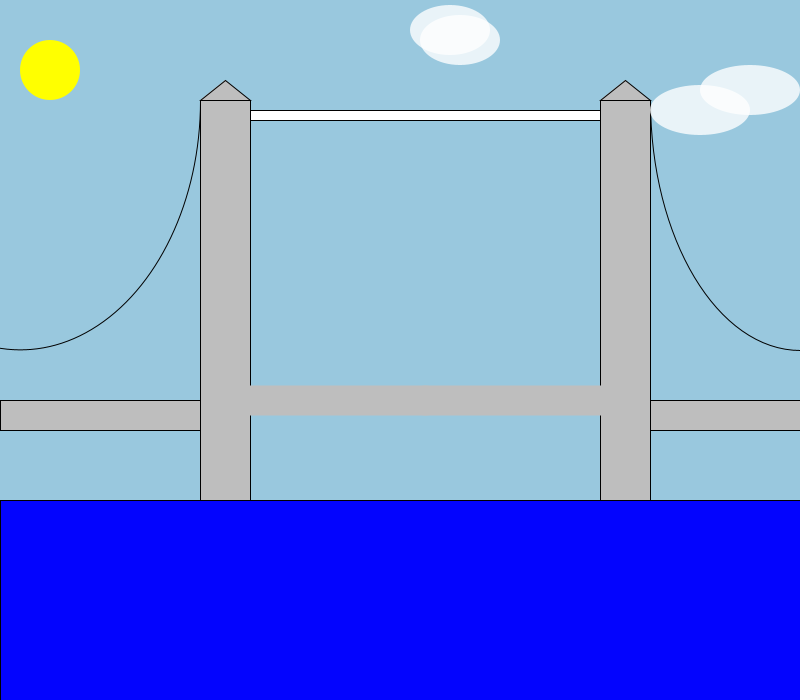
Frame 1 (no input)
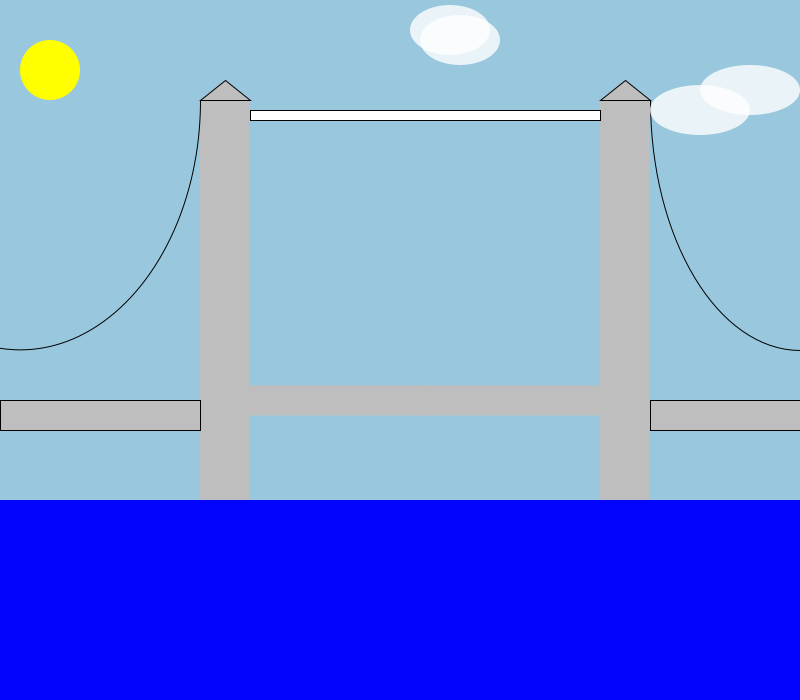
Frame 60 (the mouse pressed at the canvas centre just before this capture)
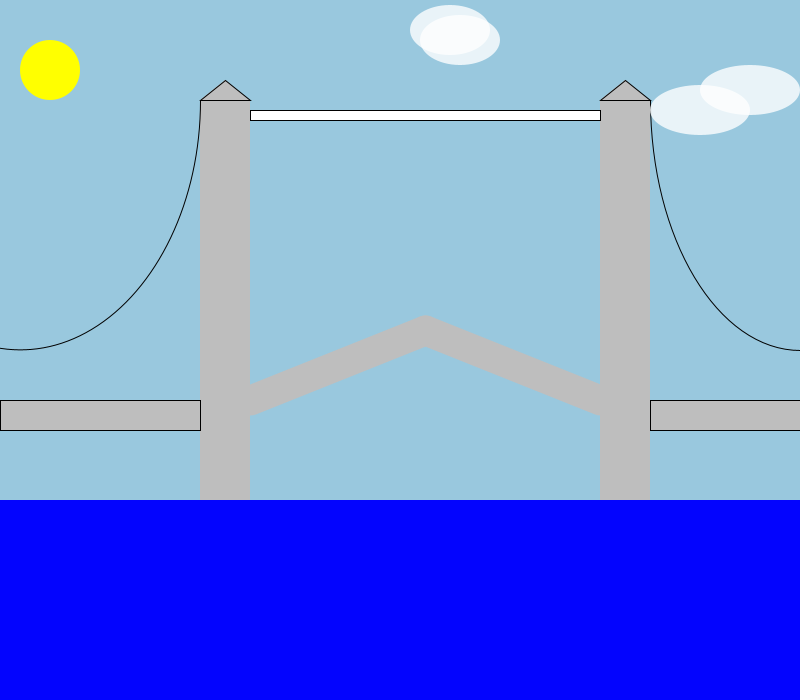
Frame 120 (the mouse held since frame 60 and released just before this capture)

The Processing sketch that drew these frames (run headless with seeded random() and noise(); from frame 60 on, the mouse is pressed at the canvas centre):

// Processing sketch: processing_107363
// ── processing_107363.pde

void setup() {
size(800,700);
}

void draw() {
background(153,200,222);
strokeWeight(1);



fill(0,0,255,250);
rect(0,500,800,200); // rio Tamisa

fill(190);
rect(200,100,50,400); // colunas
rect(600,100,50,400);


strokeWeight(30); 
float a=map(mouseX,0,width,425,425); 
float c=map(mouseX,0,width,425,425); 
float b=map(mouseY,0,height,400,260); 
float d=map(mouseY,0,height,400,260); 
stroke(190);
line(250,400,a,b); 
line(c,d,600,400); 





strokeWeight(1);
stroke(0);
rect(0,400,200,30);
rect(650,400,200,30);

noFill();
arc(20,100,360,500,0,radians(200));
arc(800,100,300,500,radians(90),radians(180));

fill(255);
rect(250,110,350,10); // passarela 
fill(190);
triangle(225,80,250,100,200,100);
triangle(625,80,650,100,600,100);

noStroke();
fill(255,255,0);
ellipse(50,70,60,60);

fill(255,200);
ellipse(450,30,80,50);
ellipse(460,40,80,50);
ellipse(700,110,100,50);
ellipse(750,90,100,50);
}
